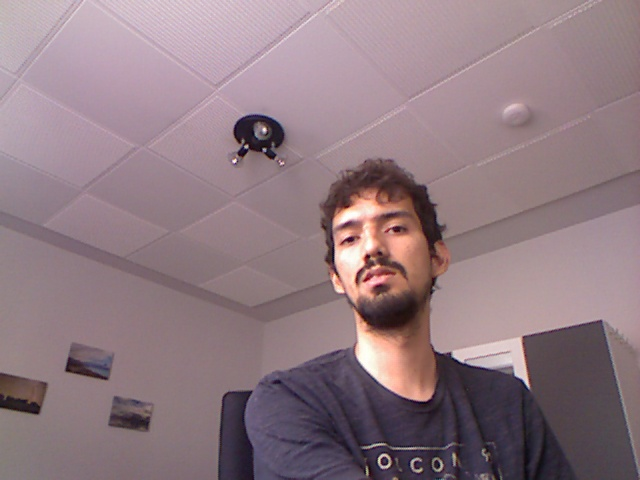
#> input picture images/image13.jpg, 640 x 480 px, found by its file name
$ python color_as_feature_with_distance.py
#> lines starting #> are read from the running program, lines starting #| are printed output that depends on the picture; after the words box and inside, x2 and y2 are one past the last pixel; in counts of white or black regions, pixels touching at a corner belong together
import numpy as np
import cv2 as cv
from matplotlib import pyplot as plt
from math import sqrt
from sklearn.cluster import KMeans

img = cv.imread('image13.jpg')
#> img is the input picture: shape (480, 640, 3); mean B, G, R 129.6, 122.4, 143.9
img2 = cv.imread('image13.jpg')
# [18 lines of commented-out code are left out]


size = (img.shape[0],img.shape[1])
#> size = (480, 640)
norm = np.zeros(size)
xcoord = []
ycoord = []

x=-2
for indi,i in enumerate(img2):
	for indj,j in enumerate(i):
		x = int(int(j[0])+int(j[2])-2.5*int(j[1]))	#-2*int(j[1]))
		norm[indi][indj] = max(50,x)
		#max(50,x)

ret, norm = cv.threshold(norm,80,255,cv.THRESH_BINARY)
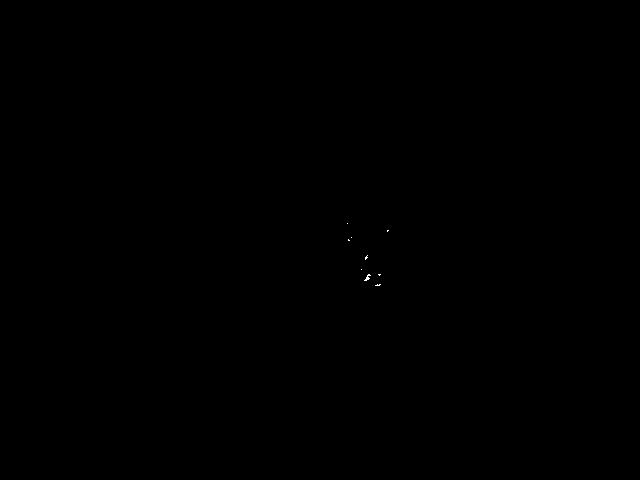
#> norm: shape (480, 640) float64; 0.02% white in thin lines or dots, all inside (x1, y1, x2, y2) = (347, 223, 389, 286)

for indi,i in enumerate(norm):					#this loop checks if there are any pixels which have x more than 50( i is row)
	for indj, j in enumerate(i): 				# j is each pixel in row i
		if j>50:					#j>50				# condition check
			#print(norm[indi][indj],indi,indj)	#print coordinates of all points which has value more than 50
			xcoord.append(indi)
			ycoord.append(indj)
#> after the loop, xcoord = 50 values from 223 to 285; ycoord = 50 values, max 388 at index 2, min 347 at index 0, mean 368.8

xcoord = np.array(xcoord)
ycoord = np.array(ycoord)
coord = np.column_stack((xcoord,ycoord))
#> coord = 50 pairs, first value 223 to 285, second value 347 to 388
#print(coord.shape)
count = 0
distances = (coord.shape[0],2)
#> distances = (50, 2)
distances = np.zeros(distances)
for i in range(0,coord.shape[0]-2):							#change back to 98
	count = 0
	for j in range(1,coord.shape[0]-1):						#change back to 99
		dist = sqrt((coord[i][0]-coord[j][0])**2+(coord[i][1]-coord[j][1])**2)
		if dist < 15:								#the area you want to check for adjacent points
			count = count+1
			if count > 15:							#number of points per area
				distances[i] = coord[i]

				break
#> after the loop, distances = 50 pairs, first value 0 to 285, second value 0 to 380

kmeans = KMeans(n_clusters=4, random_state=0).fit_predict(distances)
#> kmeans = 50 values, max 3 at index 19, min 0 at index 16, mean 0.84
#print(type(kmeans))
#fig = plt.figure()
plt.scatter(distances[:, 1], distances[:, 0], c=kmeans)
plt.imshow(img),plt.show()
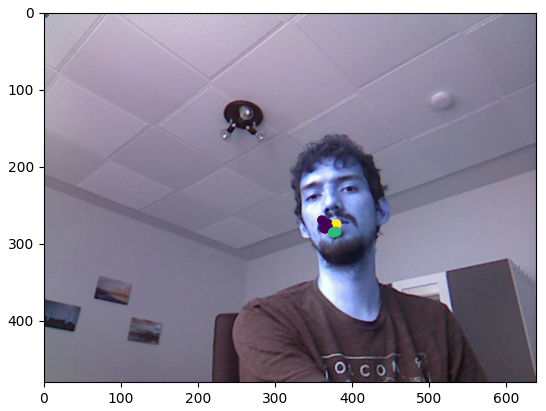
#> figure drawn by matplotlib, 1 panel; B, G, R data is drawn as R, G, B
# [15 lines of commented-out code are left out]
cv.waitKey(0)

$ run again, with images/image0.jpg copied over images/image13.jpg
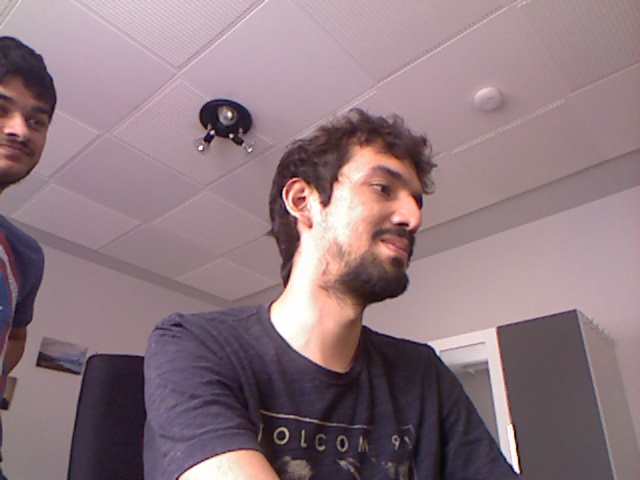
#> input picture images/image0.jpg, 640 x 480 px, found by its file name
#> img is the input picture: shape (480, 640, 3); mean B, G, R 127.4, 120.2, 142.6
#> after the loop `for indi,i in enumerate(norm):`: xcoord = 56 values from 134 to 450; ycoord = 56 values, max 399 at index 51, min 8 at index 0, mean 274.1
#> coord = 56 pairs, first value 134 to 450, second value 8 to 399
#> after the loop `for i in range(0,coord.shape[0]-2):`: distances = 56 pairs, first value 0 to 199, second value 0 to 304
#> kmeans = 56 values, max 3 at index 5, min 0 at index 14, mean 1.3
#> `plt.imshow(img),plt.show()`:
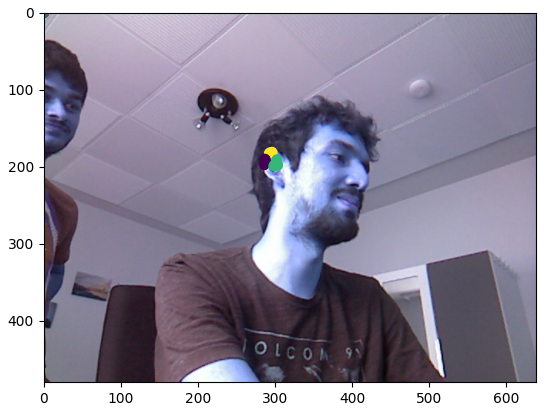
#> figure drawn by matplotlib, 1 panel; B, G, R data is drawn as R, G, B

$ run again, with images/image1.jpg copied over images/image13.jpg
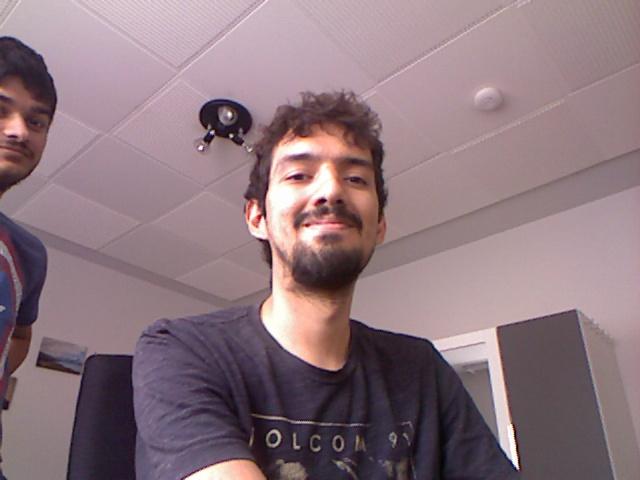
#> input picture images/image1.jpg, 640 x 480 px, found by its file name
#> img is the input picture: shape (480, 640, 3); mean B, G, R 125.9, 118.5, 141
#> after the loop `for indi,i in enumerate(norm):`: xcoord = 93 values from 135 to 479; ycoord = 93 values, max 334 at index 73, min 9 at index 1, mean 269.7
#> coord = 93 pairs, first value 135 to 479, second value 9 to 334
#> after the loop `for i in range(0,coord.shape[0]-2):`: distances = 93 pairs, first value 0 to 223, second value 0 to 323
#> kmeans = 93 values, max 3 at index 41, min 0 at index 47, mean 1.16
#> `plt.imshow(img),plt.show()`:
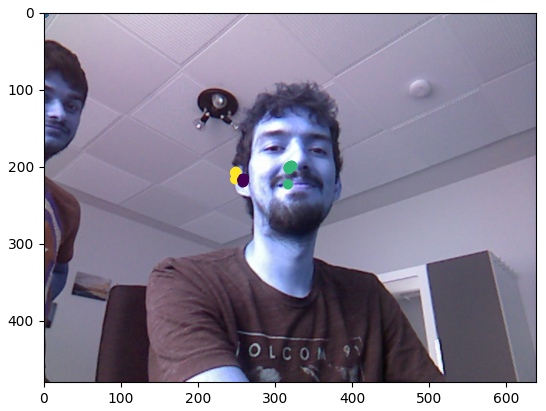
#> figure drawn by matplotlib, 1 panel; B, G, R data is drawn as R, G, B

$ run again, with images/image10.jpg copied over images/image13.jpg
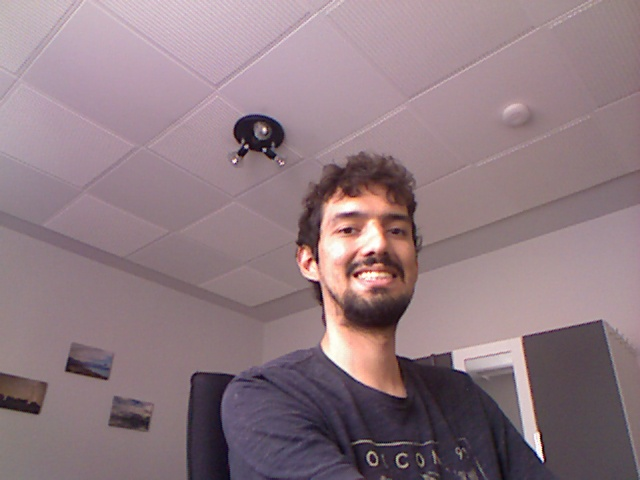
#> input picture images/image10.jpg, 640 x 480 px, found by its file name
#> img is the input picture: shape (480, 640, 3); mean B, G, R 129.7, 122.6, 143.9
#> after the loop `for indi,i in enumerate(norm):`: xcoord = 37 values from 213 to 275; ycoord = 37 values, max 372 at index 5, min 306 at index 26, mean 340.7
#> coord = 37 pairs, first value 213 to 275, second value 306 to 372
#> kmeans = 37 values from 0 to 0
#> `plt.imshow(img),plt.show()`:
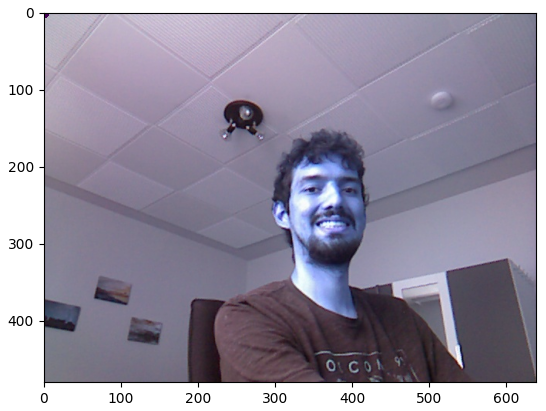
#> figure drawn by matplotlib, 1 panel; B, G, R data is drawn as R, G, B
